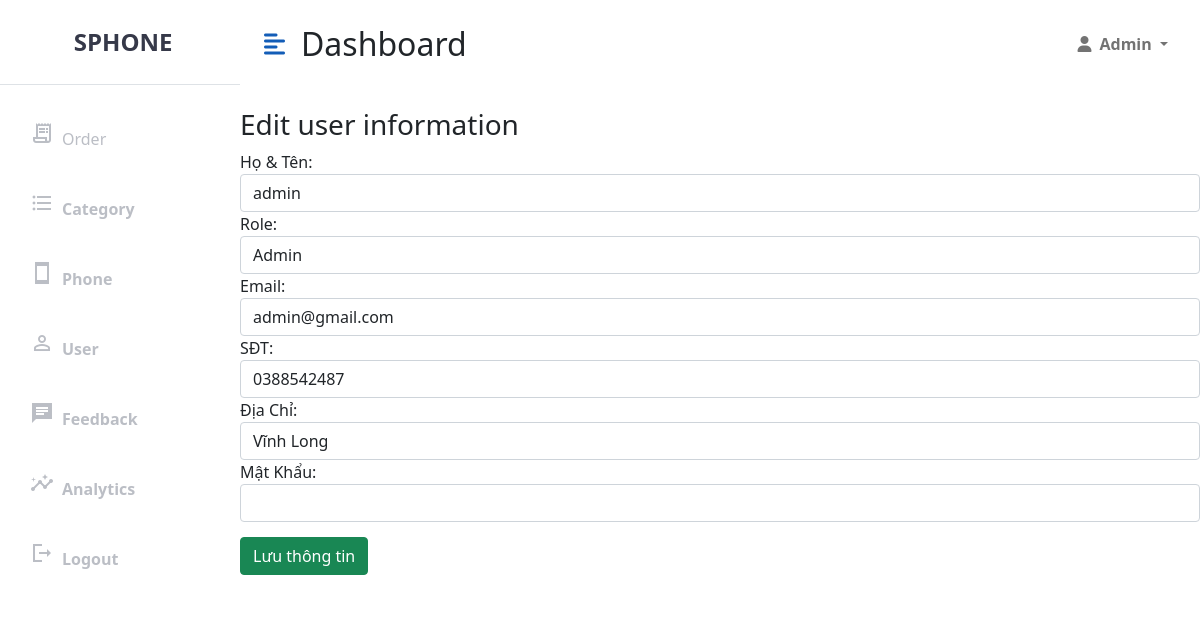
/UserAdmin/ViewEdit/46 (signed in), run on an earlier commit of the app's database.
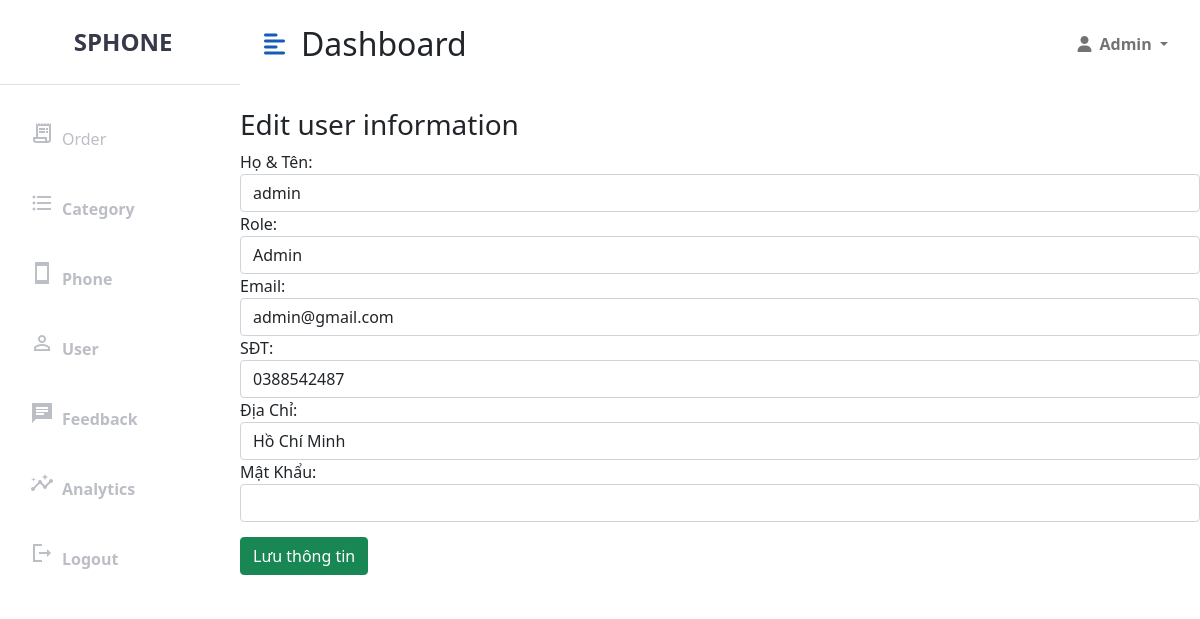
And on a later commit of the database.
### tables this page shows
CREATE TABLE `user` (
  `id` int(11) NOT NULL,
  `fullname` varchar(50) DEFAULT NULL,
  `email` varchar(150) DEFAULT NULL,
  `phone_number` varchar(20) DEFAULT NULL,
  `address` varchar(200) DEFAULT NULL,
  `password` varchar(32) DEFAULT NULL,
  `role_id` int(11) DEFAULT NULL,
  `deleted` int(11) NOT NULL,
  `avatar` varchar(255) DEFAULT 'https://cdn.pixabay.com/photo/2016/08/08/09/17/avatar-1577909_960_720.png'
);

### mvc/core/Controller.php (called while the page is built, shortened)
<?php
class Controller{
    public function view($view, $data=[]){
        require_once "mvc/views/". $view .".php";
    }
}
?>

### mvc/controllers/UserAdmin.php (called while the page is built, shortened)
<?php
class UserAdmin extends Controller
{
    public $userModel;
    public function __construct()
    {
        $this->userModel = $this->model("UserAdminModel");
    }
    public function ViewEdit($id)
    {
        $userItem = $this->userModel->selectUser($id);
        $role = $this->userModel->getRole();
        $this->view("user/updateUser", [
            "userItem" => $userItem,
            "role" => $role
        ]);
    }
}

### mvc/core/App.php (called while the page is built, shortened)
<?php
class App
{
    protected $action = "GetPage";
    function __construct()
    {
        $arr = $this->UrlProcess();
        if (file_exists("./mvc/controllers/" . $arr[0] . ".php")) {
            unset($arr[0]);
        }
        $this->controller = new $this->controller;
        if (isset($arr[1])) {
            if (method_exists($this->controller, $arr[1])) {
                $this->action = $arr[1];
            }
            unset($arr[1]);
        }
        $this->params = $arr ? array_values($arr) : [];
        call_user_func_array([$this->controller, $this->action], $this->params);
    }
    function UrlProcess()
    {
        if (isset($_GET["url"])) {
            return explode("/", filter_var(trim($_GET["url"], "/")));
        }
    }
}

### index.php (called while the page is built, shortened)
<?php
$myApp = new App();
?>

### mvc/core/DB.php (called while the page is built, shortened)
<?php
class DB
{
    function executeResult($sql, $isSingle = false)
    {
        $data = null;
        $conn = mysqli_connect(HOST, USERNAME, PASSWORD, DATABASE);
        mysqli_set_charset($conn, 'utf8');
        $resultset = mysqli_query($conn, $sql);
        if ($resultset) {
            if ($isSingle) {
                $data = mysqli_fetch_array($resultset, 1);
            } else {
                $data = [];
                while (($row = mysqli_fetch_array($resultset, 1)) != null) {
                    $data[] = $row;
                }
            }
        }
        return $data;
    }
}

### mvc/models/UserAdminModel.php (called while the page is built, shortened)
<?php
class UserAdminModel extends DB
{
    public function selectUser($id)
    {
        $sql = "select * from user where id = '$id'";
        $userItem = $this->executeResult($sql, true);
        return $userItem;
    }
    public function getRole()
    {
        $sql = "select * from role";
        $role = $this->executeResult($sql);
        return $role;
    }
}

### mvc/views/user/updateUser.php (the view, shortened to what this page needs)
<?php
require_once('mvc/views/blocks/header_admin.php');
?>
<div class="row" style="margin-top: 20px;">
	<div class="col-md-12 table-responsive">
		<h3>Edit user information</h3>
		<div class="panel panel-primary">
			<div class="panel-body">
				<form method="post" action="http://localhost/SPhone/UserAdmin/PostEdit/">
					<div class="form-group">
						<label for="usr">Họ & Tên:</label>
						<input required="true" type="text" class="form-control" id="usr" name="fullname" value="<?= $data["userItem"]["fullname"] ?>">
					</div>
					<div class="form-group">
						<label for="usr">Role:</label>
						<select class="form-control" name="role_id" id="role_id" required="true">
							<?php
							$countRole = count($data["role"]);
							for ($i = 0; $i < $countRole; $i++) {
								if ($data["userItem"]['role_id'] == $data["role"][$i]["id"]) {
									echo '<option selected value="' . $data["role"][$i]['id'] . '">' . $data["role"][$i]['name'] . '</option>';
								} else {
									echo '<option value="' . $data["role"][$i]['id'] . '">' . $data["role"][$i]['name'] . '</option>';
								}
							}
							?>
						</select>
					</div>
					<div class="form-group">
						<label for="email">Email:</label>
						<input required="true" type="email" class="form-control" id="email" name="email" value="<?= $data["userItem"]["email"] ?>">
					</div>
					<div class="form-group">
						<label for="phone_number">SĐT:</label>
						<input required="true" type="tel" class="form-control" id="phone_number" name="phone_number" value="<?= $data["userItem"]["phone_number"] ?>">
					</div>
					<div class="form-group">
						<label for="address">Địa Chỉ:</label>
						<input required="true" type="text" class="form-control" id="address" name="address" value="<?= $data["userItem"]["address"] ?>">
					</div>
					<div class="form-group">
						<label for="pwd">Mật Khẩu:</label>
						<input type="password" class="form-control" id="pwd" name="password" minlength="6">
					</div>
					<button class="btn btn-success" style="margin-top: 15px">Lưu thông tin</button>
				</form>
			</div>
		</div>
	</div>
</div>
<?php
require_once('mvc/views/blocks/footer_admin.php');
?>

What changed in the data, as far as the page shows it:
changed user "admin": address "Vĩnh Long" → "Hồ Chí Minh"
